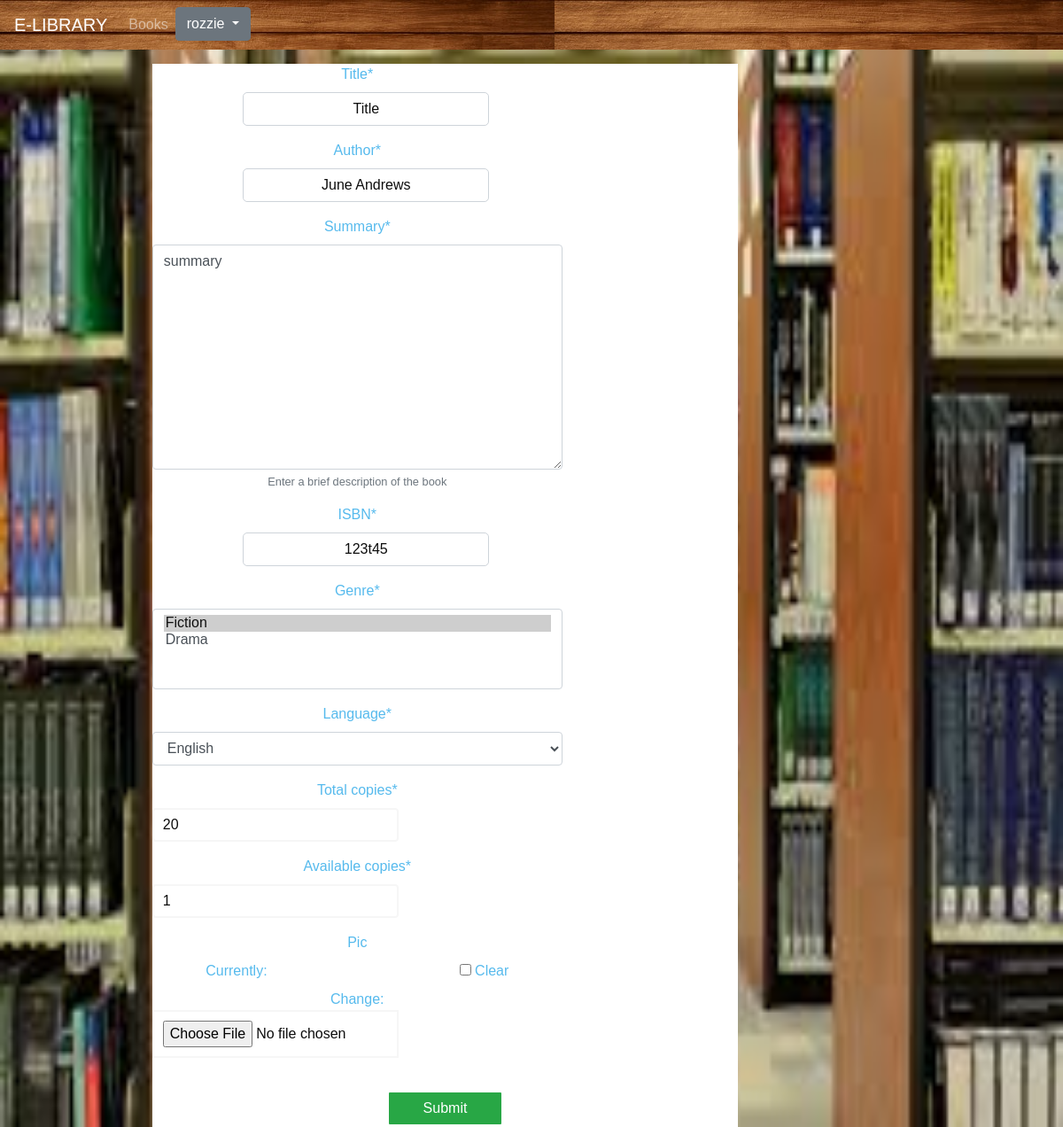
The page /library/book/1/update/ (signed in) on the database its author committed.
### library/models.py (models this page shows, shortened)
class Book(models.Model):
    title = models.CharField(max_length=200)
    author = models.CharField(max_length=100)
    summary = models.TextField(max_length=1000, help_text="Enter a brief description of the book")
    isbn = models.CharField('ISBN', max_length=13)
    genre = models.ManyToManyField(Genre)
    language = models.ForeignKey(Language, on_delete=models.SET_NULL, null=True)
    total_copies = models.IntegerField()
    available_copies = models.IntegerField()
    pic = models.ImageField(blank=True, null=True, upload_to='book_image')

### library/views.py (the view)
# urls.py: path('book/<int:pk>/update/', views.BookUpdate, name='book_update'),
@login_required
def BookUpdate(request, pk):
    if not request.user.is_superuser:
        return redirect('index')
    obj = Book.objects.get(id=pk)
    form = BookForm(instance=obj)
    if request.method == 'POST':
        form = BookForm(data=request.POST, files=request.FILES, instance=obj)
        if form.is_valid():
            obj = form.save(commit=False)
            obj.save()
            return redirect(index)
    return render(request, 'catalog/form.html', locals())

### library/forms.py
class BookForm(forms.ModelForm):
    class Meta:
        model = Book
        fields = '__all__'

### library/models.py (called while the page is built)
    def __str__(self):
        return self.name

    def __str__(self):
        return self.name

### library/templates/catalog/form.html (shortened to what this page needs)
{% extends 'catalog/base_generic.html' %}
{% load crispy_forms_tags %}
{% block content %}
    <div class="bg bg-white form-group mx-auto my-auto">
        <form method="post" class="form-create" enctype="multipart/form-data">
            {{ form|crispy }}
            <center><input class="btn btn-success" type="submit" value="Submit"/></center>
        </form>
    </div>
{% endblock %}

### library/templates/catalog/base_generic.html (shortened to what this page needs)
<!DOCTYPE html>
<html lang="en">
<head>
    {% load staticfiles %}
    <link rel="stylesheet" href="https://stackpath.bootstrapcdn.com/bootstrap/4.1.3/css/bootstrap.min.css"
>
    <link rel="stylesheet" href="https://maxcdn.bootstrapcdn.com/font-awesome/4.4.0/css/font-awesome.min.css">
</head>
{% load static %}
</head>
<body>
<div class="container-fluid my-auto">
    <nav class="navbar navbar-expand-md navbar-dark fixed-top bg-secondary" id="topbanner">
        <a class="navbar-brand" href="{% url 'index' %}">E-LIBRARY </a>
        <div class="collapse navbar-collapse" id="navbarCollapse">
            <ul class="navbar-nav mr-auto">
                <li class="nav-item">
                    <a class="nav-link" href="{% url 'books' %}">Books</a>
                </li>
                {% if user.is_authenticated %}
                <div class="dropdown float">
                    <button type="button" class="btn btn-secondary dropdown-toggle" data-toggle="dropdown">
                        {{ request.user }}
                    </button>
                </div>
                {% else %}
                <li class="nav-item">
                    <a class="nav-link" href="{% url 'login' %}">Login</a>
                </li>
                {% endif %}
            </ul>
        </div>
    </nav>
    <br>
    <div class="row mt-5 mx-auto">
        <div class="col-sm-10">
            {% block content %}{% endblock %}
        </div>
    </div>
</div>
</body>
</html>

### rows shown on the page
Book: title "Title", author "June Andrews", summary "summary", isbn "123t45", language "English", total_copies "20", available_copies "1"

### other values the page prints
{{ request.user }} "rozzie"
